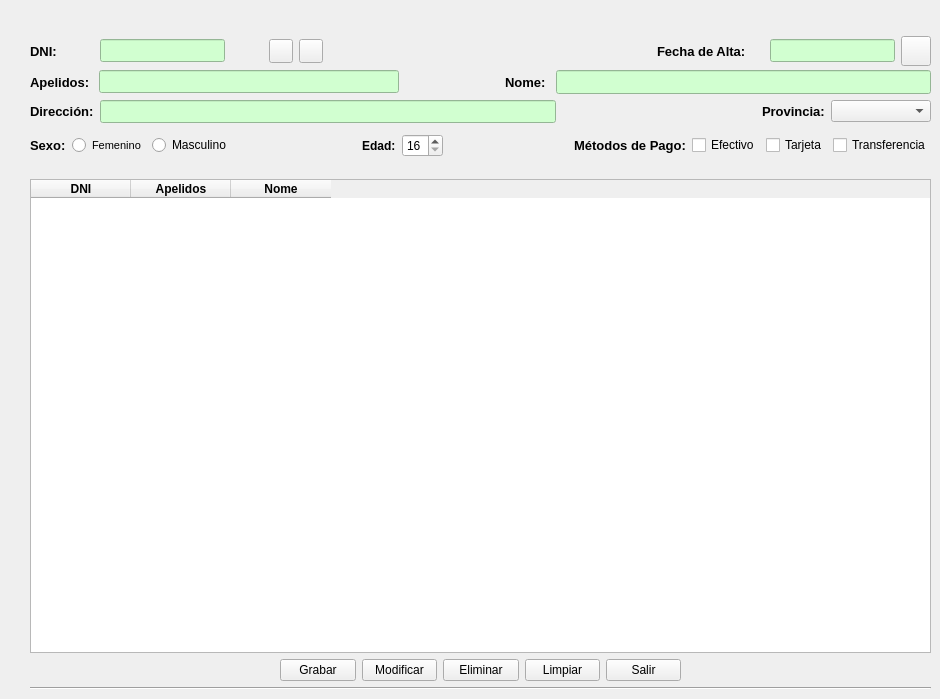
      <widget class="QWidget" name="tab">
       <property name="font">
        <font>
         <weight>50</weight>
         <bold>false</bold>
        </font>
       </property>
       <attribute name="title">
        <string>Clientes</string>
       </attribute>
       <widget class="QWidget" name="gridLayoutWidget_6">
        <property name="geometry">
         <rect>
          <x>30</x>
          <y>100</y>
          <width>901</width>
          <height>24</height>
         </rect>
        </property>
        <layout class="QGridLayout" name="gridLayout_6">
         <item row="0" column="4">
          <widget class="QLabel" name="lblProvincia">
           <property name="sizePolicy">
            <sizepolicy hsizetype="Fixed" vsizetype="Fixed">
             <horstretch>0</horstretch>
             <verstretch>0</verstretch>
            </sizepolicy>
           </property>
           <property name="font">
            <font>
             <pointsize>10</pointsize>
             <weight>75</weight>
             <bold>true</bold>
            </font>
           </property>
           <property name="text">
            <string>Provincia:</string>
           </property>
          </widget>
         </item>
         <item row="0" column="1">
          <widget class="QLineEdit" name="editDir">
           <property name="enabled">
            <bool>true</bool>
           </property>
           <property name="sizePolicy">
            <sizepolicy hsizetype="Expanding" vsizetype="Fixed">
             <horstretch>200</horstretch>
             <verstretch>0</verstretch>
            </sizepolicy>
           </property>
           <property name="font">
            <font>
             <pointsize>10</pointsize>
            </font>
           </property>
           <property name="styleSheet">
            <string notr="true">background-color:rgb(209, 255, 208)</string>
           </property>
           <property name="maxLength">
            <number>50</number>
           </property>
          </widget>
         </item>
         <item row="0" column="0">
          <widget class="QLabel" name="lblDireccion">
           <property name="sizePolicy">
            <sizepolicy hsizetype="Fixed" vsizetype="Preferred">
             <horstretch>0</horstretch>
             <verstretch>0</verstretch>
            </sizepolicy>
           </property>
           <property name="font">
            <font>
             <pointsize>10</pointsize>
             <weight>75</weight>
             <bold>true</bold>
            </font>
           </property>
           <property name="text">
            <string>Dirección:</string>
           </property>
          </widget>
         </item>
         <item row="0" column="5">
          <widget class="QComboBox" name="cmbProv">
           <property name="sizePolicy">
            <sizepolicy hsizetype="Fixed" vsizetype="Fixed">
             <horstretch>0</horstretch>
             <verstretch>0</verstretch>
            </sizepolicy>
           </property>
           <property name="minimumSize">
            <size>
             <width>100</width>
             <height>0</height>
            </size>
           </property>
           <property name="sizeIncrement">
            <size>
             <width>0</width>
             <height>0</height>
            </size>
           </property>
          </widget>
         </item>
         <item row="0" column="3">
          <spacer name="horizontalSpacer_5">
           <property name="orientation">
            <enum>Qt::Horizontal</enum>
           </property>
           <property name="sizeType">
            <enum>QSizePolicy::Fixed</enum>
           </property>
           <property name="sizeHint" stdset="0">
            <size>
             <width>200</width>
             <height>20</height>
            </size>
           </property>
          </spacer>
         </item>
        </layout>
       </widget>
       <widget class="QWidget" name="gridLayoutWidget_4">
        <property name="geometry">
         <rect>
          <x>30</x>
          <y>179</y>
          <width>901</width>
          <height>511</height>
         </rect>
        </property>
        <layout class="QGridLayout" name="gridLayout_4">
         <item row="0" column="0">
          <widget class="QTableWidget" name="tableCli">
           <property name="autoFillBackground">
            <bool>false</bool>
           </property>
           <property name="styleSheet">
            <string notr="true"/>
           </property>
           <column>
            <property name="text">
             <string>DNI</string>
            </property>
            <property name="font">
             <font>
              <weight>75</weight>
              <italic>false</italic>
              <bold>true</bold>
              <underline>false</underline>
              <strikeout>false</strikeout>
             </font>
            </property>
            <property name="textAlignment">
             <set>AlignCenter</set>
            </property>
           </column>
           <column>
            <property name="text">
             <string>Apelidos</string>
            </property>
            <property name="font">
             <font>
              <weight>75</weight>
              <bold>true</bold>
             </font>
            </property>
            <property name="textAlignment">
             <set>AlignCenter</set>
            </property>
           </column>
           <column>
            <property name="text">
             <string>Nome</string>
            </property>
            <property name="font">
             <font>
              <weight>75</weight>
              <bold>true</bold>
             </font>
            </property>
            <property name="textAlignment">
             <set>AlignCenter</set>
            </property>
           </column>
          </widget>
         </item>
         <item row="1" column="0">
          <layout class="QGridLayout" name="gridLayout_2">
           <property name="leftMargin">
            <number>250</number>
           </property>
           <property name="rightMargin">
            <number>250</number>
           </property>
           <item row="0" column="1">
            <widget class="QPushButton" name="btnModifCli">
             <property name="sizePolicy">
              <sizepolicy hsizetype="Fixed" vsizetype="Fixed">
               <horstretch>0</horstretch>
               <verstretch>0</verstretch>
              </sizepolicy>
             </property>
             <property name="text">
              <string>Modificar</string>
             </property>
            </widget>
           </item>
           <item row="0" column="4">
            <widget class="QPushButton" name="btnSalir">
             <property name="sizePolicy">
              <sizepolicy hsizetype="Fixed" vsizetype="Fixed">
               <horstretch>0</horstretch>
               <verstretch>0</verstretch>
              </sizepolicy>
             </property>
             <property name="text">
              <string>Salir</string>
             </property>
            </widget>
           </item>
           <item row="0" column="3">
            <widget class="QPushButton" name="btnLimpiarCli">
             <property name="sizePolicy">
              <sizepolicy hsizetype="Fixed" vsizetype="Fixed">
               <horstretch>0</horstretch>
               <verstretch>0</verstretch>
              </sizepolicy>
             </property>
             <property name="text">
              <string>Limpiar</string>
             </property>
            </widget>
           </item>
           <item row="0" column="2">
            <widget class="QPushButton" name="btnBajaCli">
             <property name="sizePolicy">
              <sizepolicy hsizetype="Fixed" vsizetype="Fixed">
               <horstretch>0</horstretch>
               <verstretch>0</verstretch>
              </sizepolicy>
             </property>
             <property name="text">
              <string>Eliminar</string>
             </property>
            </widget>
           </item>
           <item row="0" column="0">
            <widget class="QPushButton" name="btnAltaCli">
             <property name="sizePolicy">
              <sizepolicy hsizetype="Fixed" vsizetype="Fixed">
               <horstretch>0</horstretch>
               <verstretch>0</verstretch>
              </sizepolicy>
             </property>
             <property name="text">
              <string>Grabar</string>
             </property>
            </widget>
           </item>
          </layout>
         </item>
         <item row="2" column="0">
          <widget class="Line" name="line">
           <property name="orientation">
            <enum>Qt::Horizontal</enum>
           </property>
          </widget>
         </item>
        </layout>
       </widget>
       <widget class="QWidget" name="gridLayoutWidget_3">
        <property name="geometry">
         <rect>
          <x>30</x>
          <y>130</y>
          <width>901</width>
          <height>31</height>
         </rect>
        </property>
        <layout class="QGridLayout" name="gridLayout_3">
         <item row="0" column="7">
          <widget class="QLabel" name="lblPago">
           <property name="font">
            <font>
             <pointsize>10</pointsize>
             <weight>75</weight>
             <bold>true</bold>
            </font>
           </property>
           <property name="text">
            <string>Métodos de Pago:</string>
           </property>
          </widget>
         </item>
         <item row="0" column="9">
          <widget class="QCheckBox" name="chkTar">
           <property name="text">
            <string>Tarjeta</string>
           </property>
           <attribute name="buttonGroup">
            <string notr="true">grpbtnPay</string>
           </attribute>
          </widget>
         </item>
         <item row="0" column="0">
          <widget class="QLabel" name="lblSexo">
           <property name="sizePolicy">
            <sizepolicy hsizetype="Fixed" vsizetype="Preferred">
             <horstretch>0</horstretch>
             <verstretch>0</verstretch>
            </sizepolicy>
           </property>
           <property name="font">
            <font>
             <pointsize>10</pointsize>
             <weight>75</weight>
             <bold>true</bold>
            </font>
           </property>
           <property name="text">
            <string>Sexo:</string>
           </property>
          </widget>
         </item>
         <item row="0" column="1">
          <widget class="QRadioButton" name="rbtFem">
           <property name="font">
            <font>
             <pointsize>8</pointsize>
            </font>
           </property>
           <property name="text">
            <string>Femenino</string>
           </property>
           <attribute name="buttonGroup">
            <string notr="true">grpbtnSex</string>
           </attribute>
          </widget>
         </item>
         <item row="0" column="10">
          <widget class="QCheckBox" name="chkTrans">
           <property name="text">
            <string>Transferencia</string>
           </property>
           <attribute name="buttonGroup">
            <string notr="true">grpbtnPay</string>
           </attribute>
          </widget>
         </item>
         <item row="0" column="8">
          <widget class="QCheckBox" name="chkEfec">
           <property name="sizePolicy">
            <sizepolicy hsizetype="Minimum" vsizetype="Fixed">
             <horstretch>0</horstretch>
             <verstretch>0</verstretch>
            </sizepolicy>
           </property>
           <property name="font">
            <font>
             <kerning>true</kerning>
            </font>
           </property>
           <property name="text">
            <string>Efectivo</string>
           </property>
           <attribute name="buttonGroup">
            <string notr="true">grpbtnPay</string>
           </attribute>
          </widget>
         </item>
         <item row="0" column="6">
          <spacer name="horizontalSpacer">
           <property name="orientation">
            <enum>Qt::Horizontal</enum>
           </property>
           <property name="sizeType">
            <enum>QSizePolicy::Expanding</enum>
           </property>
           <property name="sizeHint" stdset="0">
            <size>
             <width>90</width>
             <height>20</height>
            </size>
           </property>
          </spacer>
         </item>
         <item row="0" column="2">
          <widget class="QRadioButton" name="rbtMasc">
           <property name="text">
            <string>Masculino</string>
           </property>
           <attribute name="buttonGroup">
            <string notr="true">grpbtnSex</string>
           </attribute>
          </widget>
         </item>
         <item row="0" column="4">
          <widget class="QLabel" name="lblEdad">
           <property name="font">
            <font>
             <weight>75</weight>
             <bold>true</bold>
            </font>
           </property>
           <property name="text">
            <string>Edad:</string>
           </property>
          </widget>
         </item>
         <item row="0" column="5">
          <widget class="QSpinBox" name="spinEdad">
           <property name="minimum">
            <number>16</number>
           </property>
           <property name="maximum">
            <number>65</number>
           </property>
          </widget>
         </item>
         <item row="0" column="3">
          <spacer name="horizontalSpacer_8">
           <property name="orientation">
            <enum>Qt::Horizontal</enum>
           </property>
           <property name="sizeHint" stdset="0">
            <size>
             <width>40</width>
             <height>20</height>
            </size>
           </property>
          </spacer>
         </item>
        </layout>
       </widget>
       <widget class="QWidget" name="gridLayoutWidget_7">
        <property name="geometry">
         <rect>
          <x>30</x>
          <y>70</y>
          <width>901</width>
          <height>24</height>
         </rect>
        </property>
        <layout class="QGridLayout" name="gridLayout_7">
         <item row="0" column="2">
          <spacer name="horizontalSpacer_4">
           <property name="orientation">
            <enum>Qt::Horizontal</enum>
           </property>
           <property name="sizeType">
            <enum>QSizePolicy::Fixed</enum>
           </property>
           <property name="sizeHint" stdset="0">
            <size>
             <width>100</width>
             <height>20</height>
            </size>
           </property>
          </spacer>
         </item>
         <item row="0" column="4">
          <widget class="QLineEdit" name="editNome">
           <property name="sizePolicy">
            <sizepolicy hsizetype="Expanding" vsizetype="Expanding">
             <horstretch>50</horstretch>
             <verstretch>0</verstretch>
            </sizepolicy>
           </property>
           <property name="font">
            <font>
             <pointsize>10</pointsize>
            </font>
           </property>
           <property name="styleSheet">
            <string notr="true">background-color:rgb(209, 255, 208)</string>
           </property>
           <property name="maxLength">
            <number>50</number>
           </property>
          </widget>
         </item>
         <item row="0" column="0">
          <widget class="QLabel" name="lblApelidos">
           <property name="sizePolicy">
            <sizepolicy hsizetype="Minimum" vsizetype="Minimum">
             <horstretch>0</horstretch>
             <verstretch>0</verstretch>
            </sizepolicy>
           </property>
           <property name="font">
            <font>
             <pointsize>10</pointsize>
             <weight>75</weight>
             <bold>true</bold>
            </font>
           </property>
           <property name="text">
            <string>Apelidos: </string>
           </property>
           <property name="alignment">
            <set>Qt::AlignLeading|Qt::AlignLeft|Qt::AlignVCenter</set>
           </property>
          </widget>
         </item>
         <item row="0" column="3">
          <widget class="QLabel" name="lblNome">
           <property name="sizePolicy">
            <sizepolicy hsizetype="Fixed" vsizetype="Preferred">
             <horstretch>90</horstretch>
             <verstretch>0</verstretch>
            </sizepolicy>
           </property>
           <property name="font">
            <font>
             <pointsize>10</pointsize>
             <weight>75</weight>
             <bold>true</bold>
            </font>
           </property>
           <property name="text">
            <string>Nome: </string>
           </property>
          </widget>
         </item>
         <item row="0" column="1">
          <widget class="QLineEdit" name="editApel">
           <property name="sizePolicy">
            <sizepolicy hsizetype="Expanding" vsizetype="Fixed">
             <horstretch>30</horstretch>
             <verstretch>0</verstretch>
            </sizepolicy>
           </property>
           <property name="minimumSize">
            <size>
             <width>300</width>
             <height>0</height>
            </size>
           </property>
           <property name="maximumSize">
            <size>
             <width>16777215</width>
             <height>16777215</height>
            </size>
           </property>
           <property name="font">
            <font>
             <pointsize>10</pointsize>
            </font>
           </property>
           <property name="styleSheet">
            <string notr="true">background-color:rgb(209, 255, 208)</string>
           </property>
           <property name="maxLength">
            <number>50</number>
           </property>
          </widget>
         </item>
        </layout>
       </widget>
       <widget class="QWidget" name="gridLayoutWidget">
        <property name="geometry">
         <rect>
          <x>30</x>
          <y>30</y>
          <width>901</width>
          <height>43</height>
         </rect>
        </property>
        <layout class="QGridLayout" name="gridLayout">
         <item row="0" column="7">
          <widget class="QLabel" name="lblCliAlta">
           <property name="sizePolicy">
            <sizepolicy hsizetype="Fixed" vsizetype="Preferred">
             <horstretch>0</horstretch>
             <verstretch>0</verstretch>
            </sizepolicy>
           </property>
           <property name="font">
            <font>
             <pointsize>10</pointsize>
             <weight>75</weight>
             <bold>true</bold>
            </font>
           </property>
           <property name="text">
            <string>Fecha de Alta:     </string>
           </property>
          </widget>
         </item>
         <item row="0" column="1">
          <spacer name="horizontalSpacer_2">
           <property name="orientation">
            <enum>Qt::Horizontal</enum>
           </property>
           <property name="sizeType">
            <enum>QSizePolicy::Fixed</enum>
           </property>
           <property name="sizeHint" stdset="0">
            <size>
             <width>37</width>
             <height>20</height>
            </size>
           </property>
          </spacer>
         </item>
         <item row="0" column="8">
          <widget class="QLineEdit" name="editClialta">
           <property name="sizePolicy">
            <sizepolicy hsizetype="Fixed" vsizetype="Fixed">
             <horstretch>0</horstretch>
             <verstretch>0</verstretch>
            </sizepolicy>
           </property>
           <property name="font">
            <font>
             <pointsize>10</pointsize>
            </font>
           </property>
           <property name="styleSheet">
            <string notr="true">background-color:rgb(209, 255, 208)</string>
           </property>
           <property name="maxLength">
            <number>15</number>
           </property>
          </widget>
         </item>
         <item row="0" column="2">
          <widget class="QLineEdit" name="editDni">
           <property name="sizePolicy">
            <sizepolicy hsizetype="Fixed" vsizetype="Fixed">
             <horstretch>0</horstretch>
             <verstretch>0</verstretch>
            </sizepolicy>
           </property>
           <property name="font">
            <font>
             <pointsize>10</pointsize>
            </font>
           </property>
           <property name="styleSheet">
            <string notr="true">background-color:rgb(209, 255, 208)</string>
           </property>
           <property name="maxLength">
            <number>9</number>
           </property>
          </widget>
         </item>
         <item row="0" column="3">
          <widget class="QLabel" name="lblValidar">
           <property name="sizePolicy">
            <sizepolicy hsizetype="Fixed" vsizetype="Fixed">
             <horstretch>20</horstretch>
             <verstretch>20</verstretch>
            </sizepolicy>
           </property>
           <property name="minimumSize">
            <size>
             <width>32</width>
             <height>32</height>
            </size>
           </property>
           <property name="font">
            <font>
             <pointsize>20</pointsize>
            </font>
           </property>
           <property name="text">
            <string/>
           </property>
          </widget>
         </item>
         <item row="0" column="0">
          <widget class="QLabel" name="lblDNI">
           <property name="sizePolicy">
            <sizepolicy hsizetype="Fixed" vsizetype="Preferred">
             <horstretch>0</horstretch>
             <verstretch>0</verstretch>
            </sizepolicy>
           </property>
           <property name="font">
            <font>
             <pointsize>10</pointsize>
             <weight>75</weight>
             <bold>true</bold>
            </font>
           </property>
           <property name="text">
            <string>DNI:</string>
           </property>
          </widget>
         </item>
         <item row="0" column="6">
          <spacer name="horizontalSpacer_3">
           <property name="orientation">
            <enum>Qt::Horizontal</enum>
           </property>
           <property name="sizeType">
            <enum>QSizePolicy::Expanding</enum>
           </property>
           <property name="sizeHint" stdset="0">
            <size>
             <width>500</width>
             <height>20</height>
            </size>
           </property>
          </spacer>
         </item>
         <item row="0" column="5">
          <widget class="QPushButton" name="btnReloadCli">
           <property name="sizePolicy">
            <sizepolicy hsizetype="Fixed" vsizetype="Fixed">
             <horstretch>24</horstretch>
             <verstretch>24</verstretch>
            </sizepolicy>
           </property>
           <property name="minimumSize">
            <size>
             <width>24</width>
             <height>24</height>
            </size>
           </property>
           <property name="maximumSize">
            <size>
             <width>24</width>
             <height>24</height>
            </size>
           </property>
           <property name="icon">
            <iconset>
             <normaloff>img/reload.png</normaloff>img/reload.png</iconset>
           </property>
           <property name="iconSize">
            <size>
             <width>20</width>
             <height>20</height>
            </size>
           </property>
          </widget>
         </item>
         <item row="0" column="4">
          <widget class="QPushButton" name="btnBuscarCli">
           <property name="sizePolicy">
            <sizepolicy hsizetype="Minimum" vsizetype="Fixed">
             <horstretch>24</horstretch>
             <verstretch>24</verstretch>
            </sizepolicy>
           </property>
           <property name="minimumSize">
            <size>
             <width>24</width>
             <height>24</height>
            </size>
           </property>
           <property name="maximumSize">
            <size>
             <width>24</width>
             <height>24</height>
            </size>
           </property>
           <property name="text">
            <string/>
           </property>
           <property name="icon">
            <iconset>
             <normaloff>img/lupa.png</normaloff>img/lupa.png</iconset>
           </property>
           <property name="iconSize">
            <size>
             <width>20</width>
             <height>20</height>
            </size>
           </property>
          </widget>
         </item>
         <item row="0" column="9">
          <widget class="QPushButton" name="btnCalendar">
           <property name="sizePolicy">
            <sizepolicy hsizetype="Fixed" vsizetype="Maximum">
             <horstretch>0</horstretch>
             <verstretch>0</verstretch>
            </sizepolicy>
           </property>
           <property name="maximumSize">
            <size>
             <width>30</width>
             <height>30</height>
            </size>
           </property>
           <property name="text">
            <string/>
           </property>
           <property name="icon">
            <iconset>
             <normaloff>../../.designer/backup/img/calendar.png</normaloff>
             <normalon>:/newPrefix/calendar.png</normalon>../../.designer/backup/img/calendar.png</iconset>
           </property>
           <property name="iconSize">
            <size>
             <width>30</width>
             <height>30</height>
            </size>
           </property>
          </widget>
         </item>
        </layout>
       </widget>
       <widget class="QLabel" name="lblCodcli">
        <property name="geometry">
         <rect>
          <x>30</x>
          <y>10</y>
          <width>47</width>
          <height>21</height>
         </rect>
        </property>
        <property name="text">
         <string/>
        </property>
       </widget>
      </widget>
